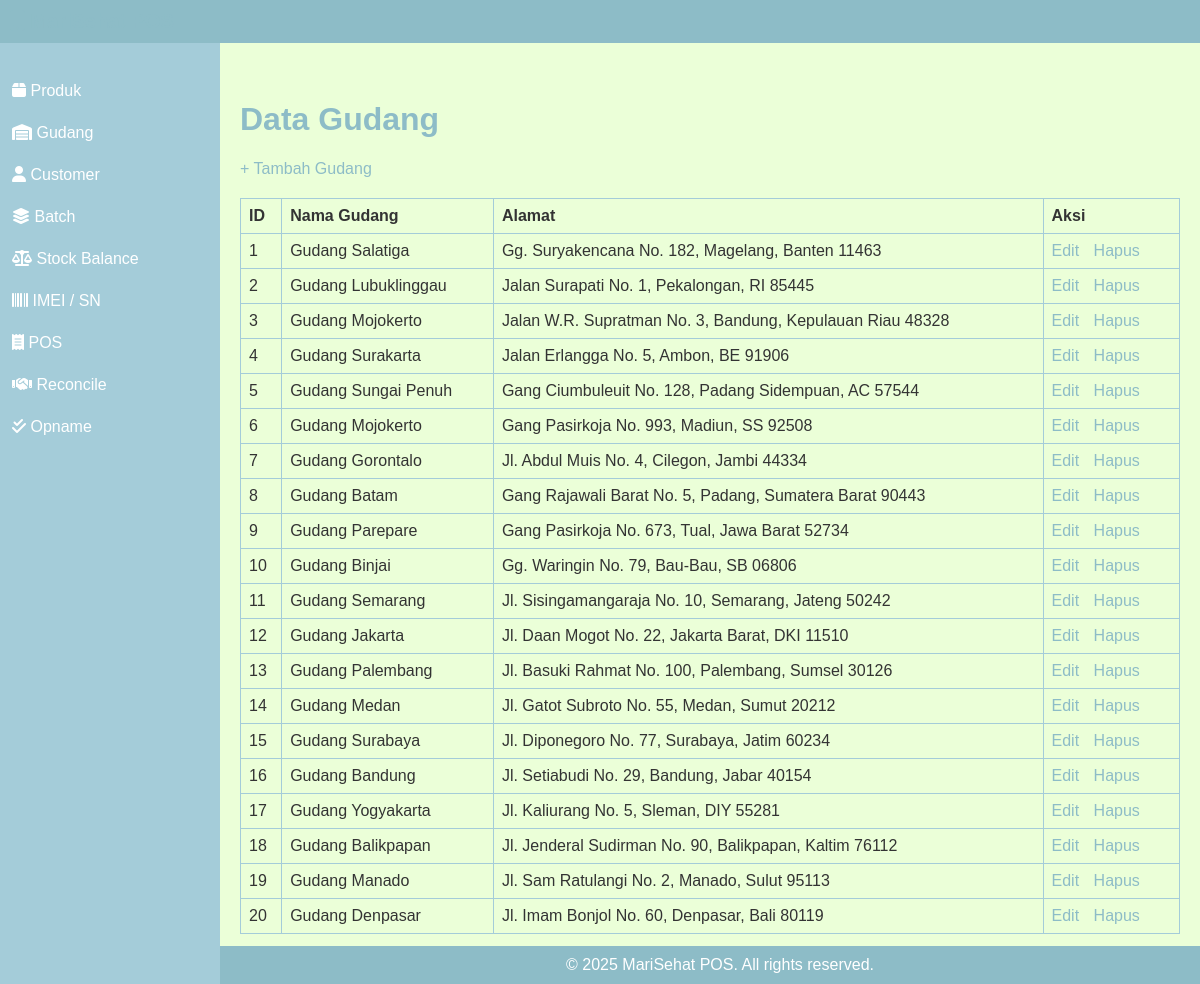
Screenshot of /warehouses/index.php with the database file from the repository.
### tables this page shows
CREATE TABLE `warehouses` (
  `id` int(11) NOT NULL,
  `nama` varchar(100) DEFAULT NULL,
  `alamat` varchar(255) DEFAULT NULL
);

### warehouses/index.php (the view)
<?php
require '../db.php';
$stmt = $pdo->query("SELECT * FROM warehouses");
$warehouses = $stmt->fetchAll();
?>
<link rel="stylesheet" href="../css/style.css">
<?php include '../includes/header.php'; ?>
<?php include '../includes/sidebar.php'; ?>
<h1>Data Gudang</h1>
<a href="create.php">+ Tambah Gudang</a>
<table>
    <tr>
        <th>ID</th>
        <th>Nama Gudang</th>
        <th>Alamat</th>
        <th>Aksi</th>
    </tr>
    <?php foreach ($warehouses as $w): ?>
    <tr>
        <td><?= $w['id'] ?></td>
        <td><?= htmlspecialchars($w['nama']) ?></td>
        <td><?= htmlspecialchars($w['alamat']) ?></td>
        <td>
            <a href="edit.php?id=<?= $w['id'] ?>">Edit</a>
            <a href="delete.php?id=<?= $w['id'] ?>" onclick="return confirm('Yakin hapus?')">Hapus</a>
        </td>
    </tr>
    <?php endforeach; ?>
</table>
<?php include '../includes/footer.php'; ?>

### css/style.css (style rules this page uses)
body { font-family: Arial, sans-serif; background-color: #EBFFD8; color: #333; margin: 20px; padding-bottom: 30px; }
h1, h2 { color: #8DBCC7; }
a { text-decoration: none; color: #8DBCC7; margin-right: 10px; }
table { width: 100%; border-collapse: collapse; margin-top: 10px; }
table, th, td { border: 1px solid #A4CCD9; }
th, td { padding: 10px; text-align: left; }
body { margin: 0; font-family: Arial, sans-serif; background-color: #EBFFD8; }
table { width: 100%; border-collapse: collapse; margin-top: 20px; }
th, td { padding: 8px; text-align: left; }

### rows the page displays
warehouses: id "1", nama "Gudang Salatiga", alamat "Gg. Suryakencana No. 182, Magelang, Banten 11463"
warehouses: id "2", nama "Gudang Lubuklinggau", alamat "Jalan Surapati No. 1, Pekalongan, RI 85445"
warehouses: id "3", nama "Gudang Mojokerto", alamat "Jalan W.R. Supratman No. 3, Bandung, Kepulauan Riau 48328"
warehouses: id "4", nama "Gudang Surakarta", alamat "Jalan Erlangga No. 5, Ambon, BE 91906"
warehouses: id "5", nama "Gudang Sungai Penuh", alamat "Gang Ciumbuleuit No. 128, Padang Sidempuan, AC 57544"
warehouses: id "6", nama "Gudang Mojokerto", alamat "Gang Pasirkoja No. 993, Madiun, SS 92508"
warehouses: id "7", nama "Gudang Gorontalo", alamat "Jl. Abdul Muis No. 4, Cilegon, Jambi 44334"
warehouses: id "8", nama "Gudang Batam", alamat "Gang Rajawali Barat No. 5, Padang, Sumatera Barat 90443"
warehouses: id "9", nama "Gudang Parepare", alamat "Gang Pasirkoja No. 673, Tual, Jawa Barat 52734"
warehouses: id "10", nama "Gudang Binjai", alamat "Gg. Waringin No. 79, Bau-Bau, SB 06806"
warehouses: id "11", nama "Gudang Semarang", alamat "Jl. Sisingamangaraja No. 10, Semarang, Jateng 50242"
warehouses: id "12", nama "Gudang Jakarta", alamat "Jl. Daan Mogot No. 22, Jakarta Barat, DKI 11510"
warehouses: id "13", nama "Gudang Palembang", alamat "Jl. Basuki Rahmat No. 100, Palembang, Sumsel 30126"
warehouses: id "14", nama "Gudang Medan", alamat "Jl. Gatot Subroto No. 55, Medan, Sumut 20212"
warehouses: id "15", nama "Gudang Surabaya", alamat "Jl. Diponegoro No. 77, Surabaya, Jatim 60234"
warehouses: id "16", nama "Gudang Bandung", alamat "Jl. Setiabudi No. 29, Bandung, Jabar 40154"
warehouses: id "17", nama "Gudang Yogyakarta", alamat "Jl. Kaliurang No. 5, Sleman, DIY 55281"
warehouses: id "18", nama "Gudang Balikpapan", alamat "Jl. Jenderal Sudirman No. 90, Balikpapan, Kaltim 76112"
warehouses: id "19", nama "Gudang Manado", alamat "Jl. Sam Ratulangi No. 2, Manado, Sulut 95113"
warehouses: id "20", nama "Gudang Denpasar", alamat "Jl. Imam Bonjol No. 60, Denpasar, Bali 80119"
